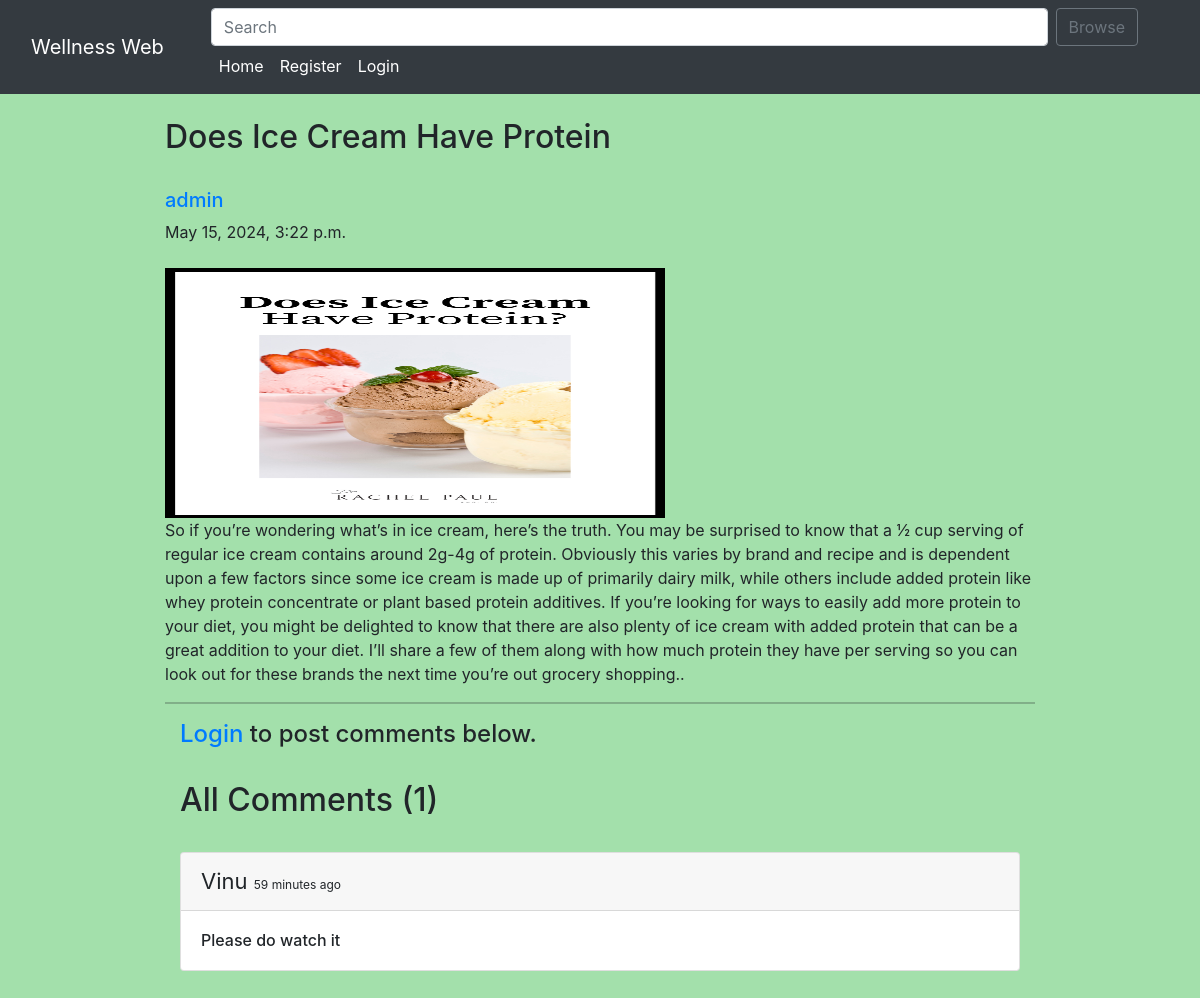
/blog/Does Ice Cream Have Protein/, run on the app's committed database.
### home/models.py (models this page shows, shortened)
class BlogPost(models.Model):
    title=models.CharField(max_length=255)
    author= models.ForeignKey(User, on_delete=models.CASCADE)
    slug=models.CharField(max_length=130)
    content=models.TextField()
    image = models.ImageField(upload_to="profile_pics", blank=True, null=True)
    dateTime=models.DateTimeField(auto_now_add=True)

class Comment(models.Model):
    user = models.ForeignKey(User, on_delete=models.CASCADE)
    content = models.TextField()
    blog = models.ForeignKey(BlogPost, on_delete=models.CASCADE)
    parent_comment = models.ForeignKey('self', on_delete=models.CASCADE, null=True, blank=True)
    dateTime=models.DateTimeField(default=now)

### home/views.py (the view)
# urls.py: path("blog/<str:slug>/", views.blogs_comments, name="blogs_comments"),
def blogs_comments(request, slug):
    post = BlogPost.objects.filter(slug=slug).first()
    comments = Comment.objects.filter(blog=post)
    if request.method=="POST":
        user = request.user
        content = request.POST.get('content','')
        blog_id =request.POST.get('blog_id','')
        comment = Comment(user = user, content = content, blog=post)
        comment.save()
    return render(request, "blog_comments.html", {'post':post, 'comments':comments})

### home/templates/blog_comments.html (shortened to what this page needs)
{% extends 'base.html' %} {% block title %} Blogs {% endblock %}  {% block body %} {% load humanize %}
<div class="container w-75 my-4">
  <h2 class="blog-post-title">{{post.title}}</h2>
  <br />
  <div class="media">
    <div class="media-body">
      <h5 class="mt-0">
        <a href="/user_profile/{{post.author.id}}/"
          >{{post.author}}
        </a>
      </h5>
      {{post.dateTime}}
    </div>
  </div>
  <br />
  <img src="/media/{{post.image}}" alt="" height="250px" width="500px" />
  <br />
  <p>{{post.content}}.</p>
  <hr />
  {% if user.is_authenticated %}
  <div class="container">
    <h2>Add Comments Here</h2>
    <form action="/blog/{{post.slug}}/" method="POST">
      {% csrf_token %}
      <div class="form-floating">
        <textarea
          class="form-control"
          placeholder="Leave a comment here"
          id="floatingTextarea2"
          style="height: 100px"
          id="content"
          name="content"
        ></textarea>
        <label for="floatingTextarea2">Leave a comment here.</label>
        <br />
        <button type="submit" class="btn btn-primary">Comment</button>
      </div>
    </form>
    {% else %}
    <div class="container">
      <h4><a href="/login/">Login</a> to post comments below.</h4>
      {% endif %}
      <br />
      <h2>All Comments ({{comments.count}})</h2>
      <br />
      {% for comment in comments %}
      <div class="card">
        <div class="card-header">
          <span style="font-size: 22px">{{comment.user}} </span>
          <span style="font-size: 12px"
            >{{comment.dateTime | naturaltime}}</span
          >
        </div>
        <div class="card-body">
          <h6 class="card-text">{{comment.content}}</h6>
        </div>
      </div>
      <br />
      {% endfor %}
    </div>
  </div>
  {% endblock %}

### data on the page
BlogPost: title "Does Ice Cream Have Protein", author "admin", dateTime "May 15, 2024, 3:22 p.m.", image (picture), content "So if you’re wondering what’s in ice cream, here’s the truth. You may be surprised to know that a ½ cup serving of regular ice cream contains around 2g-4g of protein. Obviously this varies by brand and recipe and is dependent upon a few factors since some ice cream is made up of primarily dairy milk, while others include added protein like whey protein concentrate or plant based protein additives. If you’re looking for ways to easily add more protein to your diet, you might be delighted to know that there are also plenty of ice cream with added protein that can be a great addition to your diet. I’ll share a few of them along with how much protein they have per serving so you can look out…"
Comment: user "Vinu", dateTime "59 minutes ago", content "Please do watch it"

### other printed values
{{ comments.count }} "1"
